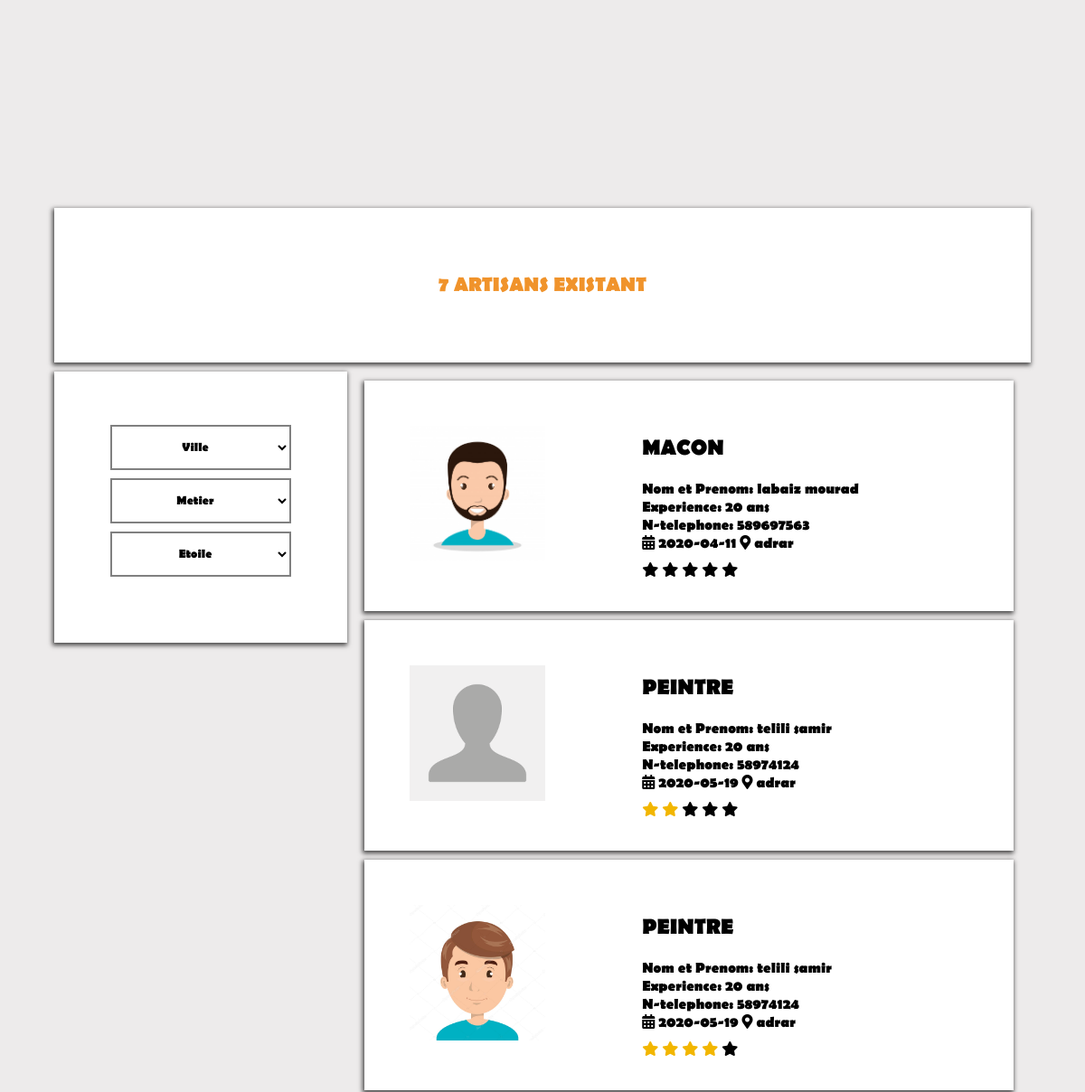
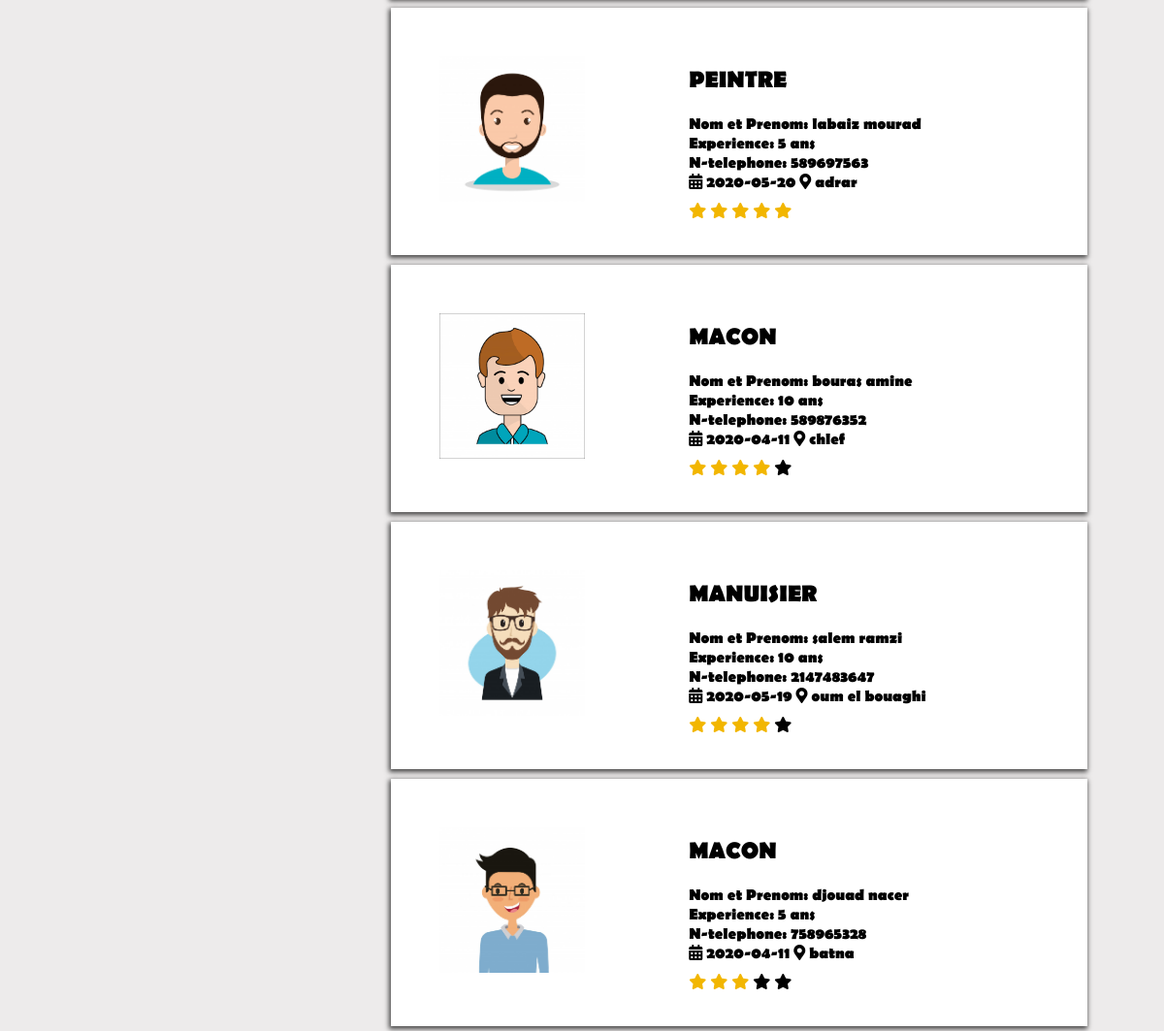
Screenshot of /toutesannonces.php with the database file from the repository (2 pictures, top to bottom).
### tables this page shows
CREATE TABLE IF NOT EXISTS `annonce` (
  `id_annonce` int(11) NOT NULL AUTO_INCREMENT,
  `id_utilisateur` int(11) NOT NULL,
  `id_metier` int(11) NOT NULL,
  `id_ville` int(11) NOT NULL,
  `experience` varchar(30) NOT NULL,
  `competences` text NOT NULL,
  `date_creation` date NOT NULL,
  `image` varchar(300) NOT NULL,
  `valide` tinyint(1) NOT NULL,
  PRIMARY KEY (`id_annonce`),
  KEY `id_annonce` (`id_annonce`),
  KEY `id_utilisateur` (`id_utilisateur`),
  KEY `id_metier` (`id_metier`),
  KEY `id_ville` (`id_ville`),
  KEY `id_utilisateur_2` (`id_utilisateur`),
  KEY `id_metier_2` (`id_metier`),
  KEY `id_ville_2` (`id_ville`)
);

CREATE TABLE IF NOT EXISTS `metier` (
  `id_metier` int(10) NOT NULL AUTO_INCREMENT,
  `nom_metier` varchar(20) NOT NULL,
  PRIMARY KEY (`id_metier`)
);

CREATE TABLE IF NOT EXISTS `utilisateur` (
  `id_utilisateur` int(11) NOT NULL AUTO_INCREMENT,
  `nom` varchar(15) NOT NULL,
  `prenom` varchar(15) NOT NULL,
  `e_mail` varchar(50) NOT NULL,
  `mot_de_passe` varchar(30) NOT NULL,
  `age` int(5) NOT NULL,
  `n_telephone` int(15) NOT NULL,
  PRIMARY KEY (`id_utilisateur`)
);

CREATE TABLE IF NOT EXISTS `ville` (
  `id_ville` int(10) NOT NULL AUTO_INCREMENT,
  `nom_ville` varchar(20) NOT NULL,
  PRIMARY KEY (`id_ville`)
);

### toutesannonces.php (the view, shortened to what this page needs)
<?php
require  'db_connect.php';
 $i=0;
 if (isset($_GET['note']) ){
  $note=$_GET['note'];
    $query="SELECT etoile.id_annonce,ROUND(AVG(note)) AS notemoyenne,utilisateur.nom,utilisateur.prenom,ville.nom_ville,annonce.experience,utilisateur.n_telephone,annonce.date_creation,annonce.image,metier.nom_metier FROM etoile,annonce,utilisateur,ville,metier WHERE annonce.id_utilisateur = utilisateur.id_utilisateur AND etoile.id_annonce = annonce.id_annonce AND annonce.id_ville=ville.id_ville AND annonce.id_metier=metier.id_metier GROUP BY etoile.id_annonce HAVING notemoyenne='$note' ";
    $query_exe = mysqli_query($db, $query);
  }
else if(isset($_GET['id_ville']) ){
$id_ville=$_GET['id_ville'];
  $query="SELECT * FROM annonce,metier,ville,utilisateur WHERE annonce.id_utilisateur = utilisateur.id_utilisateur AND annonce.id_metier = metier.id_metier AND annonce.id_ville = ville.id_ville AND ville.id_ville = '$id_ville'";
  $query_exe = mysqli_query($db, $query);
}
else if(isset($_GET['id_metier']) ){
$id_metier=$_GET['id_metier'];
  $query="SELECT * FROM annonce,metier,ville,utilisateur WHERE annonce.id_utilisateur = utilisateur.id_utilisateur AND annonce.id_metier = metier.id_metier AND annonce.id_ville = ville.id_ville AND metier.id_metier = '$id_metier'";
  $query_exe = mysqli_query($db, $query);
}
else{$query= "SELECT * FROM annonce,metier,ville,utilisateur WHERE annonce.id_utilisateur = utilisateur.id_utilisateur AND annonce.id_metier = metier.id_metier AND annonce.id_ville = ville.id_ville ";
    $query_exe = mysqli_query($db, $query);
    }
    $quer=mysqli_num_rows($query_exe);
?>
<!DOCTYPE html>
<html>
<head>
<link rel="stylesheet"  href="css/base.css">
<link rel="stylesheet" type="text/css" href="css/all.min.css">
 <link rel="stylesheet" href="css/annonces.css">
</head>
<body>
    <div  style="margin-top: 0px;padding-top: 200px;"></div>
 <?php  if($annoutil= mysqli_fetch_array($query_exe)  ) {
            ?>
           <div class="content clearfix">
  <div class="box">
  <p style="color:#f0932b; text-align: center; text-transform: uppercase; font-size: 22px; font-family: BRLNSB;"><?= $quer ?> artisans existant</p>
 </div>
<div class="main-content">
  <div class="ads">
    <?php do {
  ?>
  <a href="searchad2.php?id_annonce=<?= $annoutil['id_annonce']?>">  <form   class="box" action="" method="post">
       <?php if(!empty($annoutil['image'])) { ?>
        <tr   class='ad-image'>
        <td><img src="img/<?php echo $annoutil['image']  ?>" alt='image' width='150px' height='150' ></td>
               </tr >
        <?php } else {?>
        <tr   class='ad-image'>
        <td><img src="img/default.png" alt='image' width='150px' height='150'></td>
              </tr >
             <?php } ?>
         <div class="ads-info" >
                 <tr>
                  <td><h2><?php echo $annoutil['nom_metier']  ?></h2>
                  </td>
                </tr>
                <br>
                <tr>
                  <td>Nom et Prenom: </td>
                  <td><?= $annoutil['nom']; ?></td>
                  <td><?= $annoutil['prenom']; ?></td>
                </tr>
                  <br>
                <tr>
                  <td>Experience:</td>
                  <td><?php echo $annoutil['experience'] ; ?></td>
                </tr>
                      <br>
                      <tr>
                  <td>N-telephone:</td>
                  <td><?php echo $annoutil['n_telephone'] ; ?></td>
                </tr>
                      <br>
                <tr>
                  <i class="fas fa-calendar-alt"></i>
                  <td><?php echo $annoutil['date_creation'] ; ?></td>
                </tr>
                <tr>
                  <i class="fas fa-map-marker-alt"></i>
                  <td><?php echo $annoutil['nom_ville'] ; ?></td>
                </tr>
                 <br>
<?php $id_annonce=$annoutil['id_annonce'];
    $requete="SELECT etoile.id_utilisateur,etoile.id_annonce,AVG(note) AS notemoyenne FROM etoile,annonce,utilisateur WHERE etoile.id_utilisateur = utilisateur.id_utilisateur AND etoile.id_annonce = annonce.id_annonce AND etoile.id_annonce='$id_annonce' GROUP BY etoile.id_annonce";
    $execute=mysqli_query($db, $requete);
      $etoile=mysqli_fetch_array($execute);
    $note= round($etoile['notemoyenne']) ;
         ?>
            <div class="star-rating" >
              <?php for($j=$note;$j<5;$j++){ ?>
                   <label for="star-'<?= $i ?>'" title="5 stars">
                     <i class="fa fa-star" aria-hidden="true" ></i>
                   </label>
                   <?php $i++; ?>
                   <?php } ?>
              <?php for($j=0;$j<$note;$j++){ ?>
                   <label for="star-'<?= $i ?>'" title="5 stars" class="rated">
                     <i class="fa fa-star" aria-hidden="true" class="rated"></i>
                   </label>
                   <?php $i++; ?>
                  <?php } ?>
             </div>
         </div>
    </form>
  <?php  }  while($annoutil= mysqli_fetch_array($query_exe)); $i++; ?>
  </a>
      <br>
</div>
</div>
<?php   }
else{ ?>
  <div class="box">
  <p style="color:#f0932b; font-family: BRLNSB; text-align: center; text-transform: uppercase; font-size: 22px;">aucun resultat n'a été trouvés </p>
 </div>
<?php  }
          $results = mysqli_query($db, $metier_check_query); ?>
<div class="sidebar box">
              <form  >
              <select name="id_ville"  onchange="this.form.submit()" >
                <option value="0" >Ville</option>
             </select>
             </form>
      <form>
              <select name="id_metier"  onchange="this.form.submit()"  >
            <option value="0" >Metier</option>
         </select>
       </form>
        <form>
              <select name="note"  onchange="this.form.submit()"  >
             <option value="0" >Etoile</option>
         </select>
       </form>
</div>
</body>
</html>

### css/base.css (style rules this page uses)
* { box-sizing: border-box; }
body, html { margin: 0; padding: 0; font-family: BRLNSB; }

### css/annonces.css (style rules this page uses)
body { background: #edebeb ; background-size: cover; margin: 0; padding: 0; }
h2 { margin:0px; text-transform: uppercase; color: black; font-family: BRLNSB; }
.clearfix::after { content: ''; display: block; clear: both; }
.box { width: 100%; background: white; padding: 50px; margin-block-end:10px; box-shadow: -1px 2px 5px 1px rgba(0, 0, 0, 0.7); }
.content { width: 90%; margin: 30px auto 30px; }
.content .main-content { width: 70%; float: right; }
.content .sidebar { width: 30%; border: 1px white; height: 300px; }
.content .main-content .ads { width: 95%; height: 270px; margin: 10px auto; border-radius: 5px; }
.content .main-content .ads .ads-info { width: 60%; padding: 10px; float: right; color: black; font-family: BRLNSB; }
.star-rating { direction: rtl; display: inline-block; }

### toutesannonces.php (style rules this page uses)
.star-rating { padding-top: 10px; }
.rated { color: #f2b600; }
.box select { border:none; outline: none; background: none; color: black; display: block; margin: 9px auto; text-align: center; border: 2px solid grey; padding: 14px 10px; width: 200px; transition: 0.25s; font-family: BRLNSB; }

### rows the page displays
annonce: image (picture), id_metier.nom_metier "MACON", id_utilisateur.nom "labaiz", id_utilisateur.prenom "mourad", experience "20 ans", id_utilisateur.n_telephone "589697563", date_creation "2020-04-11", id_ville.nom_ville "adrar"
annonce: id_metier.nom_metier "PEINTRE", id_utilisateur.nom "telili", id_utilisateur.prenom "samir", experience "20 ans", id_utilisateur.n_telephone "58974124", date_creation "2020-05-19", id_ville.nom_ville "adrar"
annonce: image (picture), id_metier.nom_metier "PEINTRE", id_utilisateur.nom "telili", id_utilisateur.prenom "samir", experience "20 ans", id_utilisateur.n_telephone "58974124", date_creation "2020-05-19", id_ville.nom_ville "adrar"
annonce: image (picture), id_metier.nom_metier "PEINTRE", id_utilisateur.nom "labaiz", id_utilisateur.prenom "mourad", experience "5 ans", id_utilisateur.n_telephone "589697563", date_creation "2020-05-20", id_ville.nom_ville "adrar"
annonce: image (picture), id_metier.nom_metier "MACON", id_utilisateur.nom "bouras", id_utilisateur.prenom "amine", experience "10 ans", id_utilisateur.n_telephone "589876352", date_creation "2020-04-11", id_ville.nom_ville "chlef"
annonce: image (picture), id_metier.nom_metier "MANUISIER", id_utilisateur.nom "salem", id_utilisateur.prenom "ramzi", experience "10 ans", id_utilisateur.n_telephone "2147483647", date_creation "2020-05-19", id_ville.nom_ville "oum el bouaghi"
annonce: image (picture), id_metier.nom_metier "MACON", id_utilisateur.nom "djouad", id_utilisateur.prenom "nacer", experience "5 ans", id_utilisateur.n_telephone "758965328", date_creation "2020-04-11", id_ville.nom_ville "batna"

### other values shown
$quer "7"
